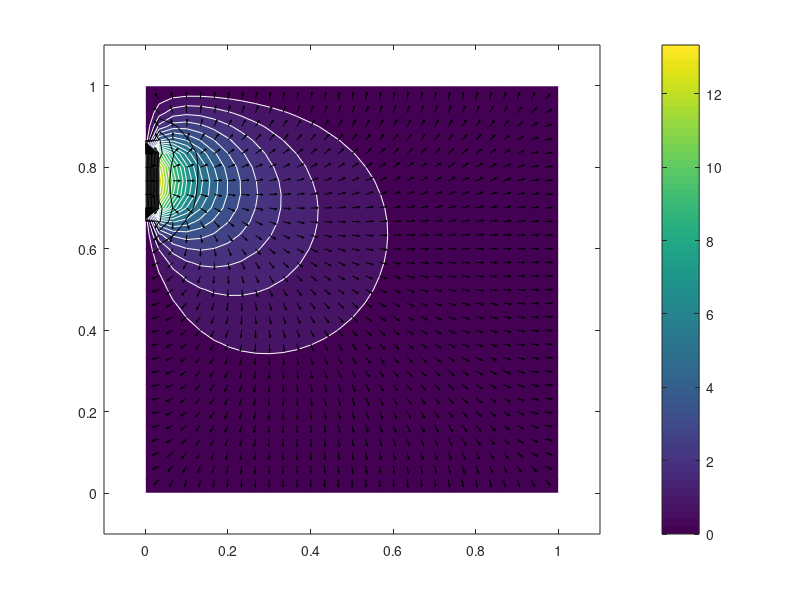

MATLAB code to generate this figure: (Note: this script raises an error after producing the figure.)
%%%%%%%%%%%%%%%%%%%%%%%%%%%%%%%%%%%%%%%%%%%%%%%%%%%%%%%%%%%%%%%%%%%%%%%%%%%
%                Stokes 2D Chorin Projection method                       %
%                                                                         %
% Solving system of equations                                             %
% u_t + u * u_x + v * u_y = -1/rho * p_x + u_xx + u_yy                    %
% v_t + u * v_x + v * v_y = -1/rho * p_y + v_xx + v_yy                    %
% u_x + v_y = 0                                                           %
%                                                                         %
%                       by Rauan Kelesbekov                               %
%                                                                         %
%%%%%%%%%%%%%%%%%%%%%%%%%%%%%%%%%%%%%%%%%%%%%%%%%%%%%%%%%%%%%%%%%%%%%%%%%%%
% Square 31x31 domain: 
% %%%%%%%%%%%%%%%%%%%%%%%%
% _______________________%
% inlet__________________%
% _______________________%
% %______________________%
% %______________________%
% %_______________________
% %_________________outlet
% %_______________________
% %%%%%%%%%%%%%%%%%%%%%%%%
% 
% IC: P = 0; u = 0; v = 0;
% 
% BC: 
% Walls: P_n  = 0; u = 0; v = 0;
% inlet BC: P=1; u = 1; v = 0;
% outlet BC: P=0; u_x=0; u=0;
% 
% Results obtained numerically via Chorin projection method:
% (1) Implicit burgers solution using upwind difference scheme. 
%       Preditcion step.
% (2) Over-Relaxation method for Poisson - pressure equation. 
%       Staggered mesh used in f_i for stability. 
% (3) Correction of step (1) by applying pressure field 
%       from (2) using staggered mesh. 
% 
% Result could be seen in the video below
% https://www.youtube.com/watch?v=xrbOS0AIqsg
% Velocity field is normalized (all vector lenghts are equal to 1)
% Velocity uncoloured black contour added for 10 different 
%   speeds from min to max
% Coloured pressure  contour added for 10 different
%   pressures from min to max
%  
% The code below also produces a GIF file namded 
% 'stokes2d_Chorin_Explicit_Overrelaxation.gif'

% variables declarations
clear; close all; clc;
format long;
figure('Renderer', 'painters', 'Position', [1000 600 850 800]);%plotcoord
nx = 31;
ny = 31;
nt = 100;                       % used during testing, no longer req
every = floor(nt / 1 * 10000);  % plot frequency
dx = 1.0/(nx-1);
dy = 1.0/(ny-1);
sigma = .009;
nu=.01;
Re = 1/nu;
dt = sigma*dx*dy/nu;            % CFL condition
rho = 1;
x = linspace(0,1,nx);
y = linspace(0,1,ny);
[x, y] = meshgrid(x,y);  
u = zeros(ny,nx); 
v = zeros(ny,nx);
un=zeros(ny,nx);
vn=zeros(ny,nx);
p = zeros(nx,ny);                   
varepsilon = 1e-7;
delta = 1;          % to enter the main loop
q = zeros(nx,ny);   % normalized vector field
lefthole = floor(3*(ny-1)/4):ny-5;
righthole = 4:floor((ny-1)/4);
% Chorin projection method modification, using single intermediate u*
figure(1);
filename = 'stokes2d_Chorin_Explicit_Overrelaxation.gif';
ctr = 1;
plotctr = 0;

while delta > varepsilon
    uprev = u; % velocity convergence parameters
    vprev = v;
%%%%%%%%%%%%%%%%%%%%%%%%%%%%%%%%%%%%%%%%%%%%%%%%%%%%%%%%%%%%%%%%%%%%%%%%%%%
%                   solving Burger's eq'n for u* v*                       %
%%%%%%%%%%%%%%%%%%%%%%%%%%%%%%%%%%%%%%%%%%%%%%%%%%%%%%%%%%%%%%%%%%%%%%%%%%%
    % boundary conditions
    u(2:nx-1,1)=0;
    u(1,2:ny-1)=0;
    u(1,2:ny-1)=0;
    u(nx,2:ny-1)=0;
    u(2:nx-1,ny)=0;
    v(2:nx-1,1)=0;
    v(1,2:ny-1)=0;
    v(ny,2:ny-1)=0;
    v(2:nx-1,ny)=0;
    u(1,lefthole)=1;                        %inlet velocity Direchlet
    u(nx,righthole)=u(nx-1,righthole);      %outlet velocity Neumann
    % explicitly solving Burger's equation
    un=u;
    vn=v;
    for i=2:(ny-1)
        for j=2:(nx-1)
            % upwind difference scheme for stability
            un(i,j)= u(i,j) ...
                    - dt ...
                    * (max(u(i,j),0) * (u(i,j) - u(i-1,j))/dx ...
                    + min(u(i,j),0) * (u(i+1,j) - u(i,j))/dx)...
                    - dt ...
                    * (max(v(i,j),0) * (u(i,j) - u(i,j-1))/dy ...
                    + min(v(i,j),0) * (u(i,j+1) - u(i,j))/dx) ... 
                    + (1/Re*dt/dx^2) * (u(i+1,j)-2*u(i,j)+u(i-1,j)) ...
                    + (1/Re*dt/dy^2) * (u(i,j+1)-2*u(i,j)+u(i,j-1));
            vn(i,j)= v(i,j) ... 
                    - dt ...
                    * (max(u(i,j),0) * (v(i,j) - v(i-1,j))/dx ...
                    + min(u(i,j),0) * (v(i+1,j) - v(i,j))/dx)...
                    - dt ...
                    * (max(v(i,j),0) * (v(i,j) - v(i,j-1))/dy ...
                    + min(v(i,j),0) * (v(i,j+1) - v(i,j))/dx) ...
                    + (1/Re*dt/dx^2) *( v(i+1,j)-2*v(i,j)+v(i-1,j)) ...
                    + (1/Re*dt/dy^2) * (v(i,j+1)-2*v(i,j)+v(i,j-1));
        end
    end
    vs = vn; 
    us = un;
%%%%%%%%%%%%%%%%%%%%%%%%%%%%%%%%%%%%%%%%%%%%%%%%%%%%%%%%%%%%%%%%%%%%%%%%%%%
%                       solving Poisson eq                                %
%%%%%%%%%%%%%%%%%%%%%%%%%%%%%%%%%%%%%%%%%%%%%%%%%%%%%%%%%%%%%%%%%%%%%%%%%%%
    m = 1; % pressure convergence parameter
    %boundary conditions
    p(1,:)=p(2,:);  
    p(nx,:)=p(nx-1,:);
    p(:,ny)=p(:,ny-1);
    p(:,1)=p(:,2);
    p(1,lefthole)=1;            % inlet pressure
    p(nx,righthole)=0;          % outlet pressure
    pplus1  = p;
    % calculating free term 
    f = zeros(nx,ny);
    for j = 2:ny-1
        for i = 2:nx-1
            usplus05    = (us(i+1,j) + us(i,j))/2;
            usminus05   = (us(i,j) + us(i-1,j))/2;
            vsplus05    = (vs(i,j+1) + vs(i,j))/2;
            vsminus05   = (vs(i,j) + vs(i,j-1))/2;
            f(i,j) = - (rho/dt) ...
                * ((usplus05-usminus05)/dx ...
                    + (vsplus05-vsminus05)/dy);
                f(i,j) = - (rho/dt) ... 
                    * ((us(i+1,j) - us(i-1,j))/2/dx...
                    + (vs(i,j+1) - vs(i,j-1))/2/dy);
        end
    end
    % relaxation method, solving Poisson equation, finding pressure field
    w = 1.95;   % optimal relaxation parameter
    while m > varepsilon
        p = pplus1;
        for i = 2:nx-1
            for j = 2:ny-1
                pplus1(i,j) = (w/4)*(p(i+1,j) + p(i,j+1) ...
                    - 4*(1-1/w)*p(i,j) + dx^2 * f(i,j)...
                    + pplus1(i-1,j) + pplus1(i,j-1));
            end
        end
        m = max(max(abs(pplus1) - abs(p)));
    end
    p = pplus1;
    
%%%%%%%%%%%%%%%%%%%%%%%%%%%%%%%%%%%%%%%%%%%%%%%%%%%%%%%%%%%%%%%%%%%%%%%%%%%
%                    correcting u,v considering pressure                  %
%%%%%%%%%%%%%%%%%%%%%%%%%%%%%%%%%%%%%%%%%%%%%%%%%%%%%%%%%%%%%%%%%%%%%%%%%%%
    uplus1 = us;
    vplus1 = vs;
    for i = 2:nx-1 
        for j = 2:ny-1 
            % staggered mesh
            pxplus005   = (p(i+1,j) + p(i,j))/2;
            pxminus05   = (p(i,j) + p(i-1,j))/2;                        
            pyplus005   = (p(i,j+1) + p(i,j))/2;
            pyminus05   = (p(i,j) + p(i,j-1))/2;
            uplus1(i,j) = - dt / rho * (pxplus005-pxminus05)/dx + us(i,j);
            vplus1(i,j) = - dt / rho * (pyplus005-pyminus05)/dy + vs(i,j);
        end
    end
    delta = max(max(abs(uprev-u)))+max(max(abs(vprev-v)));
    u = uplus1;
    v = vplus1;
%%%%%%%%%%%%%%%%%%%%%%%%%%%%%%%%%%%%%%%%%%%%%%%%%%%%%%%%%%%%%%%%%%%%%%%%%%%
%                               Fancy plots                               %
%%%%%%%%%%%%%%%%%%%%%%%%%%%%%%%%%%%%%%%%%%%%%%%%%%%%%%%%%%%%%%%%%%%%%%%%%%%
    plotctr = plotctr+delta;
    if mod(ctr,every)==1 || plotctr > 1e-1
        q = (u.^2 + v.^2); q = sqrt(q);     % vector field length
        unormed = (u./q); vnormed = (v./q); % normalizing vector field
        contourf(x,y,p.',20,'w-'); hold on; % pressure field
        colorbar;                 
        caxis([min(min(p)) max(max(p))]);   % color axis            
        contour(x,y,q.',20,'k-');  hold on; % velocity countour
        quiver(x,y,unormed.',vnormed.',0.4,'k');    % velocity field
        axis([-0.1 1.1 -0.1 1.1]); hold on;
        fprintf('%d. pmax = %f umax = %f vmax = %f delta = %.6f\n',...
            ctr,max(max(abs(p))),max(max(abs(u))),max(max(abs(v))),delta);
        colorbar vert; 
        drawnow;
            frame = getframe(1);
            im = frame2im(frame);
            [imind,cm] = rgb2ind(im,256);
            if ctr == 1
              imwrite(imind,cm,filename,'gif', 'Loopcount',inf);
            else
              imwrite(imind,cm,filename,'gif','WriteMode','append');
            end
            plotctr = 0;
    end
    ctr = ctr + 1;
end
